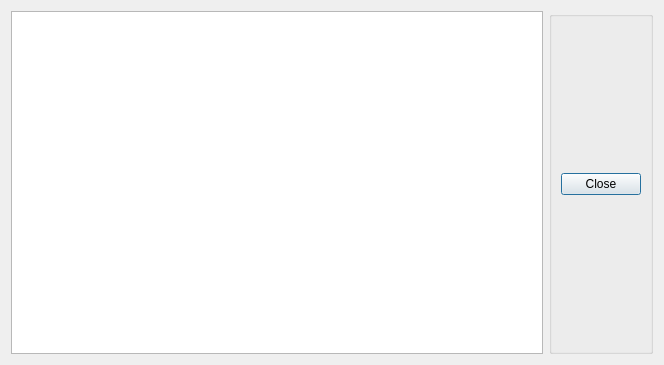
<?xml version="1.0" encoding="UTF-8"?>
<ui version="4.0">
 <class>InfoDialog</class>
 <widget class="QDialog" name="InfoDialog">
  <property name="windowModality">
   <enum>Qt::WindowModal</enum>
  </property>
  <property name="geometry">
   <rect>
    <x>0</x>
    <y>0</y>
    <width>664</width>
    <height>365</height>
   </rect>
  </property>
  <property name="windowTitle">
   <string>Feicim Info dialog</string>
  </property>
  <layout class="QHBoxLayout">
   <item>
    <widget class="QTableView" name="tableView"/>
   </item>
   <item>
    <widget class="QGroupBox" name="groupBox">
     <property name="title">
      <string/>
     </property>
     <layout class="QGridLayout">
      <item row="0" column="0">
       <widget class="QPushButton" name="pushButton">
        <property name="text">
         <string>Close</string>
        </property>
        <property name="icon">
         <iconset resource="Resources.qrc">
          <normaloff>:/icons/images/close.png</normaloff>:/icons/images/close.png</iconset>
        </property>
       </widget>
      </item>
     </layout>
    </widget>
   </item>
  </layout>
 </widget>
 <resources>
  <include location="Resources.qrc"/>
 </resources>
 <connections/>
</ui>
